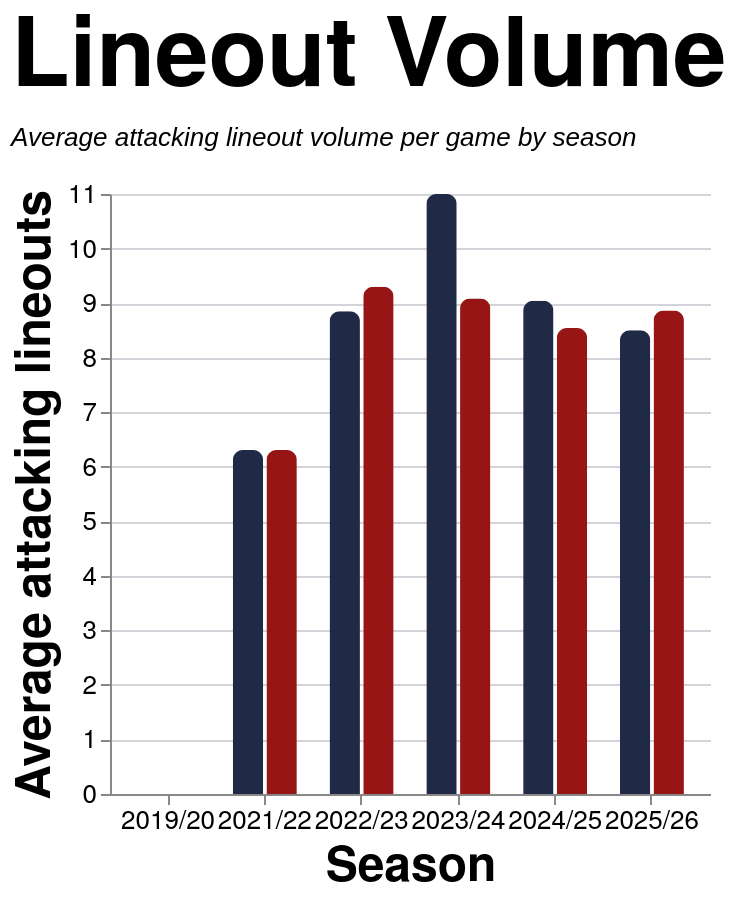

The specification (Vega-Lite) saved for this image:
### Vega-Lite specification from a JSON file in a GitHub repository (floating-point values rounded to 4 significant figures)
{"config": {"axis": {"labelFont": "PT Sans Narrow, Helvetica Neue, Helvetica, Arial, sans-serif", "titleFont": "PT Sans Narrow, Helvetica Neue, Helvetica, Arial, sans-serif", "labelFontSize": 13, "titleFontSize": 24, "gridColor": "#202947", "gridOpacity": 0.2, "zindex": 1}, "text": {"font": "Lato, sans-serif"}, "bar": {"cornerRadiusEnd": 5}, "header": {"labelFont": "PT Sans Narrow, Helvetica Neue, Helvetica, Arial, sans-serif", "titleFont": "PT Sans Narrow, Helvetica Neue, Helvetica, Arial, sans-serif", "labelFontSize": 24, "titleFontSize": 28, "labelFontWeight": "bold", "orient": "left"}, "legend": {"labelFont": "PT Sans Narrow, Helvetica Neue, Helvetica, Arial, sans-serif", "titleFont": "PT Sans Narrow, Helvetica Neue, Helvetica, Arial, sans-serif", "labelFontSize": 14, "titleFontSize": 16, "titlePadding": 5, "fillColor": "white", "strokeColor": "black", "padding": 10, "titleFontWeight": "lighter", "titleFontStyle": "italic", "titleColor": "gray", "offset": 10}, "title": {"font": "PT Sans Narrow, Helvetica Neue, Helvetica, Arial, sans-serif", "fontSize": 48, "fontWeight": "bold", "anchor": "start", "align": "center", "titlePadding": 20, "subtitlePadding": 10, "subtitleFontSize": 13, "subtitleColor": "", "subtitleFontStyle": "italic", "offset": 15, "color": "black"}, "axisX": {"labelAngle": 0}, "facet": {"title": null, "header": null, "align": {"row": "each", "column": "each"}, "spacing": 10}, "resolve": {"scale": {"y": "independent", "facet": "independent"}}, "background": "transparent", "scale": {"offsetBandPaddingOuter": 0.2, "offsetBandPaddingInner": 0.1}, "view": {"stroke": null, "background": "transparent"}}, "data": {"name": "data-76001c1f25b8722ed7d884c14e384de1"}, "mark": {"type": "bar"}, "encoding": {"color": {"field": "team", "legend": null, "scale": {"domain": ["EGRFC", "Opposition"], "range": ["#202946", "#981515"]}, "title": "Team", "type": "nominal"}, "tooltip": [{"field": "set_piece", "title": "Set Piece", "type": "nominal"}, {"field": "season", "title": "Season", "type": "nominal"}, {"field": "team", "title": "Team", "type": "nominal"}, {"field": "avg_attempts", "format": ".2f", "title": "Avg Attempts", "type": "quantitative"}], "x": {"axis": {"labelAngle": 0}, "field": "season", "sort": ["2019/20", "2021/22", "2022/23", "2023/24", "2024/25", "2025/26", "2026/27"], "title": "Season", "type": "nominal"}, "xOffset": {"field": "team", "sort": ["EGRFC", "Opposition"], "type": "nominal"}, "y": {"axis": {"format": ".0f"}, "field": "avg_attempts", "title": "Average attacking lineouts", "type": "quantitative"}}, "height": 300, "params": [{"name": "spSquadParam", "value": "1st"}, {"name": "spSeasonParam", "value": "All"}, {"name": "spGameTypeParam", "value": "League + Cup"}], "title": {"text": "Lineout Volume", "subtitle": ["Average attacking lineout volume per game by season"]}, "transform": [{"filter": "datum.squad == spSquadParam && (spSeasonParam == 'All' || datum.season == spSeasonParam) && datum.game_type_mode == spGameTypeParam"}], "width": 300, "$schema": "https://vega.github.io/schema/vega-lite/v5.20.1.json", "datasets": {"data-76001c1f25b8722ed7d884c14e384de1": [{"squad": "1st", "season": "2019/20", "team": "EGRFC", "set_piece": "Lineout", "avg_attempts": 0.0, "game_type_mode": "All"}, {"squad": "1st", "season": "2019/20", "team": "Opposition", "set_piece": "Lineout", "avg_attempts": 0.0, "game_type_mode": "All"}, {"squad": "1st", "season": "2021/22", "team": "EGRFC", "set_piece": "Lineout", "avg_attempts": 4.9, "game_type_mode": "All"}, {"squad": "1st", "season": "2021/22", "team": "Opposition", "set_piece": "Lineout", "avg_attempts": 4.75, "game_type_mode": "All"}, {"squad": "1st", "season": "2022/23", "team": "EGRFC", "set_piece": "Lineout", "avg_attempts": 8.85, "game_type_mode": "All"}, {"squad": "1st", "season": "2022/23", "team": "Opposition", "set_piece": "Lineout", "avg_attempts": 9.3, "game_type_mode": "All"}, {"squad": "1st", "season": "2023/24", "team": "EGRFC", "set_piece": "Lineout", "avg_attempts": 11.19, "game_type_mode": "All"}, {"squad": "1st", "season": "2023/24", "team": "Opposition", "set_piece": "Lineout", "avg_attempts": 9.192, "game_type_mode": "All"}, {"squad": "1st", "season": "2024/25", "team": "EGRFC", "set_piece": "Lineout", "avg_attempts": 9.042, "game_type_mode": "All"}, {"squad": "1st", "season": "2024/25", "team": "Opposition", "set_piece": "Lineout", "avg_attempts": 8.542, "game_type_mode": "All"}, {"squad": "1st", "season": "2025/26", "team": "EGRFC", "set_piece": "Lineout", "avg_attempts": 8.522, "game_type_mode": "All"}, {"squad": "1st", "season": "2025/26", "team": "Opposition", "set_piece": "Lineout", "avg_attempts": 9.087, "game_type_mode": "All"}, {"squad": "1st", "season": "2026/27", "team": "EGRFC", "set_piece": "Lineout", "avg_attempts": 0.0, "game_type_mode": "All"}, {"squad": "1st", "season": "2026/27", "team": "Opposition", "set_piece": "Lineout", "avg_attempts": 0.0, "game_type_mode": "All"}, {"squad": "2nd", "season": "2021/22", "team": "EGRFC", "set_piece": "Lineout", "avg_attempts": 5.333, "game_type_mode": "All"}, {"squad": "2nd", "season": "2021/22", "team": "Opposition", "set_piece": "Lineout", "avg_attempts": 4.722, "game_type_mode": "All"}, {"squad": "2nd", "season": "2022/23", "team": "EGRFC", "set_piece": "Lineout", "avg_attempts": 3.231, "game_type_mode": "All"}, {"squad": "2nd", "season": "2022/23", "team": "Opposition", "set_piece": "Lineout", "avg_attempts": 1.385, "game_type_mode": "All"}, {"squad": "2nd", "season": "2023/24", "team": "EGRFC", "set_piece": "Lineout", "avg_attempts": 5.429, "game_type_mode": "All"}, {"squad": "2nd", "season": "2023/24", "team": "Opposition", "set_piece": "Lineout", "avg_attempts": 4.5, "game_type_mode": "All"}, {"squad": "2nd", "season": "2024/25", "team": "EGRFC", "set_piece": "Lineout", "avg_attempts": 5.75, "game_type_mode": "All"}, {"squad": "2nd", "season": "2024/25", "team": "Opposition", "set_piece": "Lineout", "avg_attempts": 5.45, "game_type_mode": "All"}, {"squad": "2nd", "season": "2025/26", "team": "EGRFC", "set_piece": "Lineout", "avg_attempts": 4.4, "game_type_mode": "All"}, {"squad": "2nd", "season": "2025/26", "team": "Opposition", "set_piece": "Lineout", "avg_attempts": 4.6, "game_type_mode": "All"}, {"squad": "1st", "season": "2019/20", "team": "EGRFC", "set_piece": "Lineout", "avg_attempts": 0.0, "game_type_mode": "League + Cup"}, {"squad": "1st", "season": "2019/20", "team": "Opposition", "set_piece": "Lineout", "avg_attempts": 0.0, "game_type_mode": "League + Cup"}, {"squad": "1st", "season": "2021/22", "team": "EGRFC", "set_piece": "Lineout", "avg_attempts": 6.308, "game_type_mode": "League + Cup"}, {"squad": "1st", "season": "2021/22", "team": "Opposition", "set_piece": "Lineout", "avg_attempts": 6.308, "game_type_mode": "League + Cup"}, {"squad": "1st", "season": "2022/23", "team": "EGRFC", "set_piece": "Lineout", "avg_attempts": 8.85, "game_type_mode": "League + Cup"}, {"squad": "1st", "season": "2022/23", "team": "Opposition", "set_piece": "Lineout", "avg_attempts": 9.3, "game_type_mode": "League + Cup"}, {"squad": "1st", "season": "2023/24", "team": "EGRFC", "set_piece": "Lineout", "avg_attempts": 11.0, "game_type_mode": "League + Cup"}, {"squad": "1st", "season": "2023/24", "team": "Opposition", "set_piece": "Lineout", "avg_attempts": 9.083, "game_type_mode": "League + Cup"}, {"squad": "1st", "season": "2024/25", "team": "EGRFC", "set_piece": "Lineout", "avg_attempts": 9.042, "game_type_mode": "League + Cup"}, {"squad": "1st", "season": "2024/25", "team": "Opposition", "set_piece": "Lineout", "avg_attempts": 8.542, "game_type_mode": "League + Cup"}, {"squad": "1st", "season": "2025/26", "team": "EGRFC", "set_piece": "Lineout", "avg_attempts": 8.5, "game_type_mode": "League + Cup"}, {"squad": "1st", "season": "2025/26", "team": "Opposition", "set_piece": "Lineout", "avg_attempts": 8.864, "game_type_mode": "League + Cup"}, {"squad": "2nd", "season": "2021/22", "team": "EGRFC", "set_piece": "Lineout", "avg_attempts": 5.857, "game_type_mode": "League + Cup"}, {"squad": "2nd", "season": "2021/22", "team": "Opposition", "set_piece": "Lineout", "avg_attempts": 5.5, "game_type_mode": "League + Cup"}, {"squad": "2nd", "season": "2022/23", "team": "EGRFC", "set_piece": "Lineout", "avg_attempts": 3.818, "game_type_mode": "League + Cup"}, {"squad": "2nd", "season": "2022/23", "team": "Opposition", "set_piece": "Lineout", "avg_attempts": 1.636, "game_type_mode": "League + Cup"}, {"squad": "2nd", "season": "2023/24", "team": "EGRFC", "set_piece": "Lineout", "avg_attempts": 4.25, "game_type_mode": "League + Cup"}, {"squad": "2nd", "season": "2023/24", "team": "Opposition", "set_piece": "Lineout", "avg_attempts": 3.833, "game_type_mode": "League + Cup"}, {"squad": "2nd", "season": "2024/25", "team": "EGRFC", "set_piece": "Lineout", "avg_attempts": 5.357, "game_type_mode": "League + Cup"}, {"squad": "2nd", "season": "2024/25", "team": "Opposition", "set_piece": "Lineout", "avg_attempts": 4.714, "game_type_mode": "League + Cup"}, {"squad": "2nd", "season": "2025/26", "team": "EGRFC", "set_piece": "Lineout", "avg_attempts": 4.4, "game_type_mode": "League + Cup"}, {"squad": "2nd", "season": "2025/26", "team": "Opposition", "set_piece": "Lineout", "avg_attempts": 4.6, "game_type_mode": "League + Cup"}, {"squad": "1st", "season": "2021/22", "team": "EGRFC", "set_piece": "Lineout", "avg_attempts": 5.909, "game_type_mode": "League only"}, {"squad": "1st", "season": "2021/22", "team": "Opposition", "set_piece": "Lineout", "avg_attempts": 5.545, "game_type_mode": "League only"}, {"squad": "1st", "season": "2022/23", "team": "EGRFC", "set_piece": "Lineout", "avg_attempts": 9.294, "game_type_mode": "League only"}, {"squad": "1st", "season": "2022/23", "team": "Opposition", "set_piece": "Lineout", "avg_attempts": 9.412, "game_type_mode": "League only"}, {"squad": "1st", "season": "2023/24", "team": "EGRFC", "set_piece": "Lineout", "avg_attempts": 12.15, "game_type_mode": "League only"}, {"squad": "1st", "season": "2023/24", "team": "Opposition", "set_piece": "Lineout", "avg_attempts": 9.75, "game_type_mode": "League only"}, {"squad": "1st", "season": "2024/25", "team": "EGRFC", "set_piece": "Lineout", "avg_attempts": 9.364, "game_type_mode": "League only"}, {"squad": "1st", "season": "2024/25", "team": "Opposition", "set_piece": "Lineout", "avg_attempts": 8.909, "game_type_mode": "League only"}, {"squad": "1st", "season": "2025/26", "team": "EGRFC", "set_piece": "Lineout", "avg_attempts": 8.889, "game_type_mode": "League only"}, {"squad": "1st", "season": "2025/26", "team": "Opposition", "set_piece": "Lineout", "avg_attempts": 9.5, "game_type_mode": "League only"}, {"squad": "2nd", "season": "2021/22", "team": "EGRFC", "set_piece": "Lineout", "avg_attempts": 6.0, "game_type_mode": "League only"}, {"squad": "2nd", "season": "2021/22", "team": "Opposition", "set_piece": "Lineout", "avg_attempts": 6.0, "game_type_mode": "League only"}, {"squad": "2nd", "season": "2022/23", "team": "EGRFC", "set_piece": "Lineout", "avg_attempts": 4.2, "game_type_mode": "League only"}, {"squad": "2nd", "season": "2022/23", "team": "Opposition", "set_piece": "Lineout", "avg_attempts": 1.8, "game_type_mode": "League only"}, {"squad": "2nd", "season": "2023/24", "team": "EGRFC", "set_piece": "Lineout", "avg_attempts": 4.25, "game_type_mode": "League only"}, {"squad": "2nd", "season": "2023/24", "team": "Opposition", "set_piece": "Lineout", "avg_attempts": 3.833, "game_type_mode": "League only"}, {"squad": "2nd", "season": "2024/25", "team": "EGRFC", "set_piece": "Lineout", "avg_attempts": 5.769, "game_type_mode": "League only"}, {"squad": "2nd", "season": "2024/25", "team": "Opposition", "set_piece": "Lineout", "avg_attempts": 5.077, "game_type_mode": "League only"}, {"squad": "2nd", "season": "2025/26", "team": "EGRFC", "set_piece": "Lineout", "avg_attempts": 5.077, "game_type_mode": "League only"}, {"squad": "2nd", "season": "2025/26", "team": "Opposition", "set_piece": "Lineout", "avg_attempts": 5.308, "game_type_mode": "League only"}]}}
